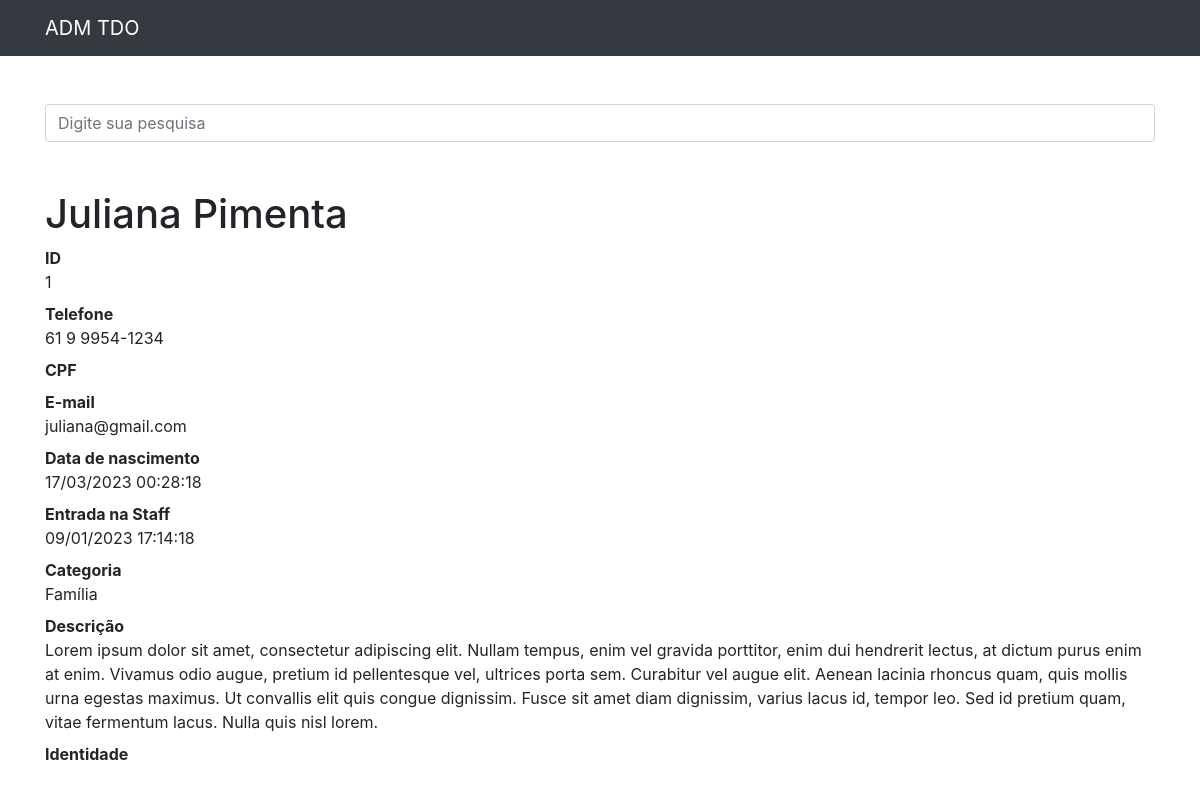
The page /1 on the database its author committed.
### contatos/models.py (models this page shows, shortened)
class Contato(models.Model):
    Ja_saiu_da_staff = 1
    Saiu_mais_de_1x = 2
    Permaneceu = 3
    SAIDA_ENTRADA = (
        (Ja_saiu_da_staff, '1x'),
        (Saiu_mais_de_1x, '>2x'),
        (Permaneceu, 'Perma'),
    )
    nome = models.CharField(max_length=255)
    sobrenome = models.CharField(max_length=255, blank=True)
    telefone = models.CharField(max_length=255)
    email = models.EmailField(max_length=255)
    cpf = models.CharField(max_length=255)
    Saida_staff = models.PositiveSmallIntegerField(choices=SAIDA_ENTRADA, blank=True, null=True)
    entrada_staff = models.DateTimeField(default=timezone.now)
    data_nascimento = models.DateTimeField(default=timezone.now)
    descricao = models.TextField(blank=True)
    categoria = models.ForeignKey(Categoria, on_delete=models.DO_NOTHING)
    mostrar = models.BooleanField(default=True)
    foto = models.ImageField(blank=True, upload_to='fotos/%Y/%m/')
    identidade_front = models.ImageField(blank=True, upload_to='fotos/%Y/%m/')
    identidade_back = models.ImageField(blank=True, upload_to='fotos/%Y/%m/')

class Categoria(models.Model):
    nome = models.CharField(max_length=255)
    def __str__(self):
        return self.nome

### contatos/views.py (the view)
# urls.py: path('<int:contato_id>', views.ver_contato, name='ver_contato'),
def ver_contato(request,contato_id):
    contato = get_object_or_404(Contato,id=contato_id)
    if not contato.mostrar :
        raise Http404()
    return render(request,'contatos/ver_contato.html',{
        'contato': contato
})

### contatos/templates/contatos/ver_contato.html (shortened to what this page needs)
{%extends 'base.html'%}
{%block conteudo%}
<h1 class="mt-5">{{ contato.nome }} {{ contato.sobrenome }}</h1>
    <dl>
      <dt>ID</dt>
      <dd>{{ contato.id }}</dd>
      <dt>Telefone</dt>
      <dd>{{ contato.telefone }}</dd>
      <dt>CPF</dt>
      <dt>E-mail</dt>
      <dd>{{ contato.email }}</dd>
      <dt>Data de nascimento</dt>
      <dd>{{ contato.data_nascimento|date:'d/m/Y H:i:s' }}</dd>
      <dt>Entrada na Staff</dt>
      <dd>{{ contato.entrada_staff|date:'d/m/Y H:i:s' }}</dd>
      <dt>Categoria</dt>
      <dd>{{ contato.categoria }}</dd>
      <dt>Descrição</dt>
      <dd>
        {{ contato.descricao }}
        </dd>
      <dt>Identidade</dt>
    </dl>
{%endblock%}

### rows shown on the page
Contato: nome "Juliana", sobrenome "Pimenta", id "1", telefone "61 9 9954-1234", email "juliana@gmail.com", data_nascimento "17/03/2023 00:28:18", entrada_staff "09/01/2023 17:14:18", categoria "Família", descricao "Lorem ipsum dolor sit amet, consectetur adipiscing elit. Nullam tempus, enim vel gravida porttitor, enim dui hendrerit lectus, at dictum purus enim at enim. Vivamus odio augue, pretium id pellentesque vel, ultrices porta sem. Curabitur vel augue elit. Aenean lacinia rhoncus quam, quis mollis urna egestas maximus. Ut convallis elit quis congue dignissim. Fusce sit amet diam dignissim, varius lacus id, tempor leo. Sed id pretium quam, vitae fermentum lacus. Nulla quis nisl lorem."
